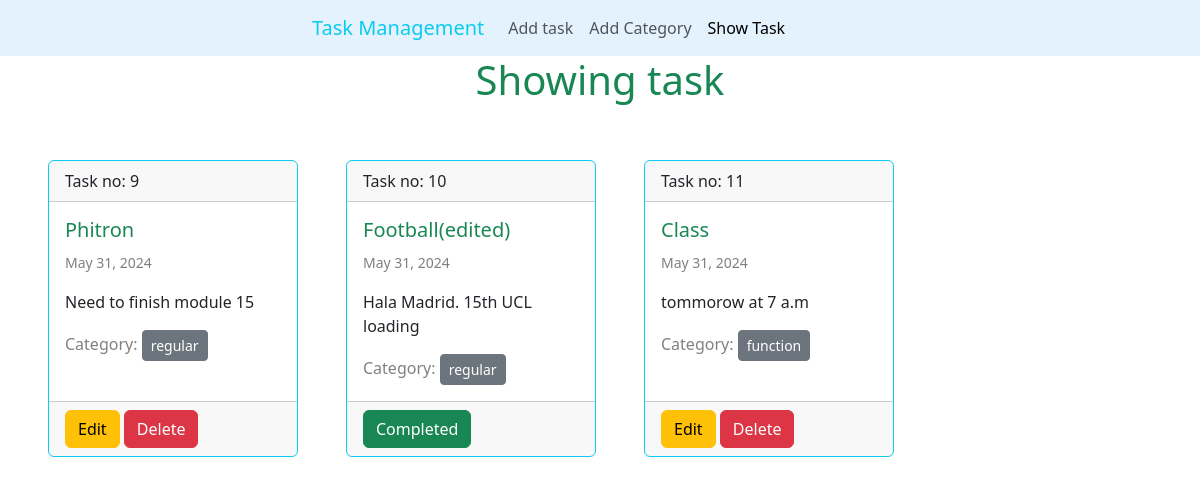
Before: / with the older database file.
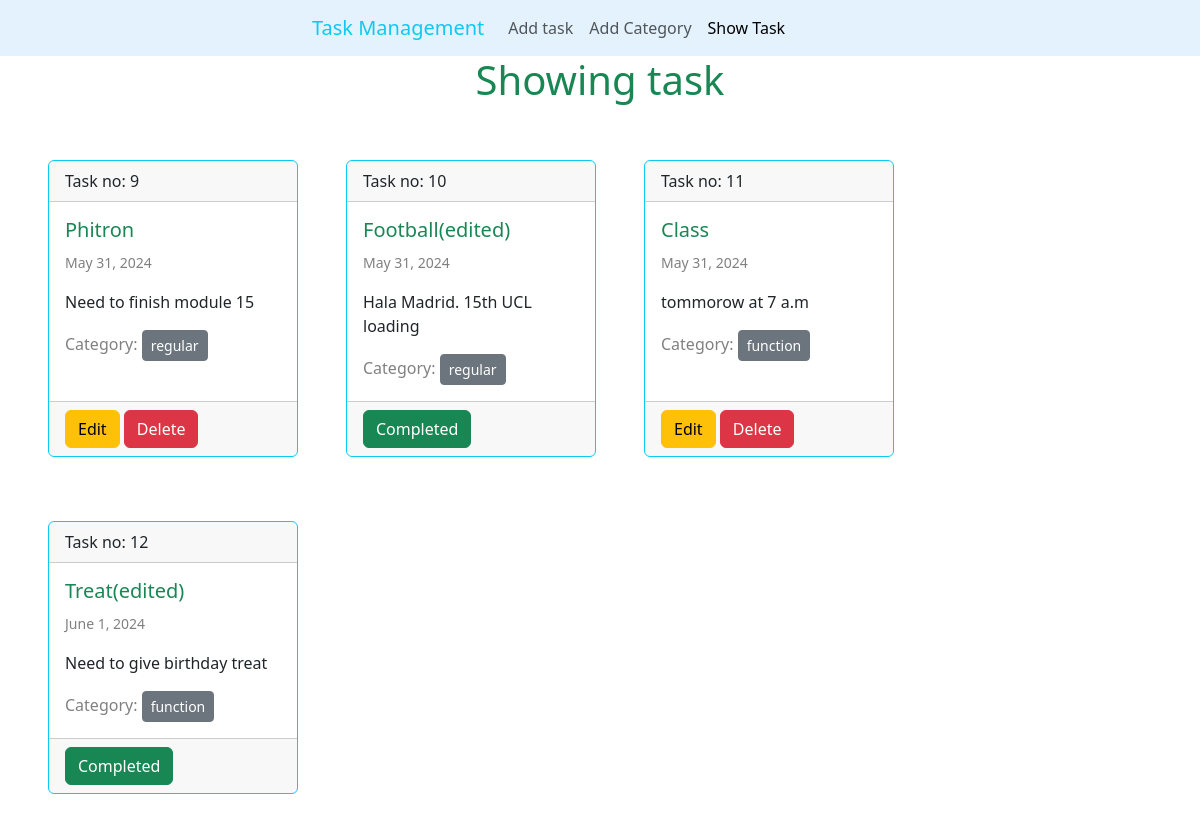
After: the same page with the newer database file.
### task/models.py (models this page shows)
class TaskModel(models.Model):
    title = models.CharField(max_length=100)
    description = models.TextField()
    is_completed = models.BooleanField(default=False)
    assign_date = models.DateField(default=datetime.datetime.now())
    category = models.ManyToManyField(CategoryModel)

### category/models.py (models this page shows)
class CategoryModel(models.Model):
    name = models.CharField(max_length=100)
    def __str__(self):
        return self.name

### task/views.py (the view)
# urls.py: path("", showTask, name='showtask'),
def showTask(request):
    tasks = TaskModel.objects.all()
    return render(request, 'showtask.html',{'tasks': tasks})

### task/templates/showtask.html (shortened to what this page needs)
{% extends "base.html" %}
{% block content %}
<h1 class='text-center text-success'>Showing task</h1>
<div class="tasks d-flex flex-wrap p-5 gap-5">
    {% for task in tasks %}
<div class="card border-info mb-3" style="max-width: 18rem; width: 250px;">
    <div class="card-header">Task no: {{task.id}}</div>
    <div class="card-body">
      <h5 class="card-title text-success">{{task.title}}</h5>
      <p style="color: gray;"><small>{{task.assign_date}}</small></p>
      <p class="card-text">{{task.description}}</p>
      <a href="" style="text-decoration: none; color: gray">Category: </a>
      {% for cat in task.category.all %}
      <a href="" class='btn btn-sm btn-secondary'>{{cat}}</a>
      {% endfor %}
    </div>
    {% if task.is_completed %}
        <div class="card-footer">
            <a href="" class='btn btn-success'> Completed</a>
        </div>
    {% else %}
    <div class="card-footer ">
        <a href="{% url "edittask" task.id %}" class='btn btn-warning '>Edit</a>
        <a href="{% url "deletetask" task.id %}" class='btn btn-danger'>Delete</a>
    </div>
    {% endif %}
  </div>
{% endfor %}
</div>
{% endblock content %}

### templates/base.html (shortened to what this page needs)
<!doctype html>
<html lang="en">
  <head>
    <link href="https://cdn.jsdelivr.net/npm/bootstrap@5.3.3/dist/css/bootstrap.min.css" rel="stylesheet">
  </head>
  <body>
    <nav class="navbar navbar-expand-lg  " style="background-color: #e3f2fd;">
        <div class="container-fluid w-50 m-auto">
          <a class="navbar-brand text-info" href="#">Task Management</a>
          <div class="collapse navbar-collapse" id="navbarNavAltMarkup">
            <div class="navbar-nav">
                <a class="nav-link" href="{% url "addtask" %}">Add task</a>
                <a class="nav-link" href="{% url "addcategory" %}">Add Category</a>
                <a class="nav-link active" aria-current="page" href="{% url "showtask" %}">Show Task</a>
            </div>
          </div>
        </div>
      </nav>
    {% block content %}{% endblock content %}
  </body>
</html>

Changed rows visible on the page:
added TaskModel: id "12", title "Treat(edited)", assign_date "June 1, 2024", description "Need to give birthday treat", is_completed "Completed", CategoryModel (name "function")
